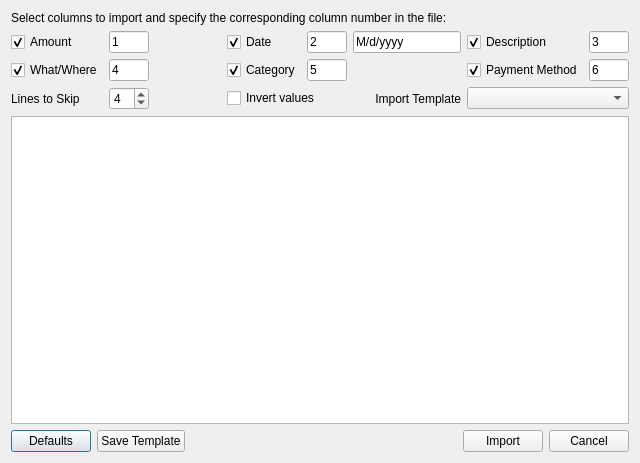
<?xml version="1.0" encoding="UTF-8"?>
<ui version="4.0">
 <class>CSVImportDialog</class>
 <widget class="QDialog" name="CSVImportDialog">
  <property name="geometry">
   <rect>
    <x>0</x>
    <y>0</y>
    <width>640</width>
    <height>463</height>
   </rect>
  </property>
  <property name="windowTitle">
   <string>CSV Import</string>
  </property>
  <layout class="QVBoxLayout" name="verticalLayout_2">
   <item>
    <widget class="QLabel" name="label">
     <property name="text">
      <string>Select columns to import and specify the corresponding column number in the file:</string>
     </property>
    </widget>
   </item>
   <item>
    <layout class="QGridLayout" name="gridLayout">
     <property name="bottomMargin">
      <number>0</number>
     </property>
     <item row="3" column="7">
      <widget class="QLabel" name="label_2">
       <property name="text">
        <string>Import Template</string>
       </property>
       <property name="alignment">
        <set>Qt::AlignRight|Qt::AlignTrailing|Qt::AlignVCenter</set>
       </property>
      </widget>
     </item>
     <item row="1" column="7">
      <spacer name="horizontalSpacer">
       <property name="orientation">
        <enum>Qt::Horizontal</enum>
       </property>
       <property name="sizeHint" stdset="0">
        <size>
         <width>40</width>
         <height>20</height>
        </size>
       </property>
      </spacer>
     </item>
     <item row="0" column="4">
      <widget class="QLineEdit" name="dateEdit">
       <property name="minimumSize">
        <size>
         <width>0</width>
         <height>0</height>
        </size>
       </property>
       <property name="maximumSize">
        <size>
         <width>40</width>
         <height>16777215</height>
        </size>
       </property>
       <property name="inputMask">
        <string>0000</string>
       </property>
       <property name="text">
        <string>2</string>
       </property>
      </widget>
     </item>
     <item row="0" column="0">
      <widget class="QCheckBox" name="amountCheck">
       <property name="text">
        <string>Amount</string>
       </property>
       <property name="checked">
        <bool>true</bool>
       </property>
      </widget>
     </item>
     <item row="0" column="1">
      <widget class="QLineEdit" name="amountEdit">
       <property name="maximumSize">
        <size>
         <width>40</width>
         <height>16777215</height>
        </size>
       </property>
       <property name="inputMask">
        <string>0000</string>
       </property>
       <property name="text">
        <string>1</string>
       </property>
      </widget>
     </item>
     <item row="0" column="2">
      <spacer name="hspacer2">
       <property name="orientation">
        <enum>Qt::Horizontal</enum>
       </property>
       <property name="sizeHint" stdset="0">
        <size>
         <width>40</width>
         <height>20</height>
        </size>
       </property>
      </spacer>
     </item>
     <item row="1" column="2">
      <spacer name="hspacer4">
       <property name="orientation">
        <enum>Qt::Horizontal</enum>
       </property>
       <property name="sizeHint" stdset="0">
        <size>
         <width>40</width>
         <height>20</height>
        </size>
       </property>
      </spacer>
     </item>
     <item row="0" column="3">
      <widget class="QCheckBox" name="dateCheck">
       <property name="text">
        <string>Date</string>
       </property>
       <property name="checked">
        <bool>true</bool>
       </property>
      </widget>
     </item>
     <item row="3" column="1">
      <widget class="QSpinBox" name="lineskipSpinBox">
       <property name="maximumSize">
        <size>
         <width>40</width>
         <height>16777215</height>
        </size>
       </property>
       <property name="toolTip">
        <string>Skip the first n lines of the file</string>
       </property>
       <property name="value">
        <number>4</number>
       </property>
      </widget>
     </item>
     <item row="0" column="9">
      <widget class="QLineEdit" name="descriptionEdit">
       <property name="maximumSize">
        <size>
         <width>40</width>
         <height>16777215</height>
        </size>
       </property>
       <property name="inputMask">
        <string>0000</string>
       </property>
       <property name="text">
        <string>3</string>
       </property>
      </widget>
     </item>
     <item row="0" column="8">
      <widget class="QCheckBox" name="descriptionCheck">
       <property name="text">
        <string>Description</string>
       </property>
       <property name="checked">
        <bool>true</bool>
       </property>
      </widget>
     </item>
     <item row="3" column="0">
      <widget class="QLabel" name="lineskipLabel">
       <property name="text">
        <string>Lines to Skip</string>
       </property>
       <property name="alignment">
        <set>Qt::AlignLeading|Qt::AlignLeft|Qt::AlignVCenter</set>
       </property>
      </widget>
     </item>
     <item row="1" column="9">
      <widget class="QLineEdit" name="paymentEdit">
       <property name="maximumSize">
        <size>
         <width>40</width>
         <height>16777215</height>
        </size>
       </property>
       <property name="inputMask">
        <string>0000</string>
       </property>
       <property name="text">
        <string>6</string>
       </property>
      </widget>
     </item>
     <item row="1" column="8">
      <widget class="QCheckBox" name="paymentCheck">
       <property name="text">
        <string>Payment Method</string>
       </property>
       <property name="checked">
        <bool>true</bool>
       </property>
      </widget>
     </item>
     <item row="1" column="3">
      <widget class="QCheckBox" name="categoryCheck">
       <property name="text">
        <string>Category</string>
       </property>
       <property name="checked">
        <bool>true</bool>
       </property>
      </widget>
     </item>
     <item row="1" column="4">
      <widget class="QLineEdit" name="categoryEdit">
       <property name="maximumSize">
        <size>
         <width>40</width>
         <height>16777215</height>
        </size>
       </property>
       <property name="inputMask">
        <string>0000</string>
       </property>
       <property name="text">
        <string>5</string>
       </property>
      </widget>
     </item>
     <item row="1" column="1">
      <widget class="QLineEdit" name="whatEdit">
       <property name="maximumSize">
        <size>
         <width>40</width>
         <height>16777215</height>
        </size>
       </property>
       <property name="inputMask">
        <string>0000</string>
       </property>
       <property name="text">
        <string>4</string>
       </property>
      </widget>
     </item>
     <item row="1" column="0">
      <widget class="QCheckBox" name="whatCheck">
       <property name="text">
        <string>What/Where</string>
       </property>
       <property name="checked">
        <bool>true</bool>
       </property>
      </widget>
     </item>
     <item row="0" column="7">
      <widget class="QLineEdit" name="dateFormatEdit">
       <property name="toolTip">
        <string>&lt;html&gt;&lt;head/&gt;&lt;body&gt;&lt;p&gt;&lt;span style=&quot; font-family:'Arial,Helvetica'; font-size:14px; color:#000000;&quot;&gt;Set the format for the date import.&lt;br/&gt;These expressions may be used for the format:&lt;/span&gt;&lt;br/&gt;&lt;/p&gt;&lt;table border=&quot;0&quot; style=&quot; margin-top:0px; margin-bottom:25px; margin-left:15px; margin-right:0px;&quot; cellspacing=&quot;2&quot; cellpadding=&quot;0&quot; bgcolor=&quot;#f6f6f6&quot;&gt;&lt;thead&gt;&lt;tr&gt;&lt;td style=&quot; padding-left:10; padding-right:10; padding-top:5; padding-bottom:5;&quot;&gt;&lt;p&gt;&lt;span style=&quot; font-family:'Arial,Helvetica'; font-size:12px; font-weight:600; color:#000000;&quot;&gt;Expression&lt;/span&gt;&lt;/p&gt;&lt;/td&gt;&lt;td style=&quot; padding-left:10; padding-right:10; padding-top:5; padding-bottom:5;&quot;&gt;&lt;p&gt;&lt;span style=&quot; font-family:'Arial,Helvetica'; font-size:12px; font-weight:600; color:#000000;&quot;&gt;Output&lt;/span&gt;&lt;/p&gt;&lt;/td&gt;&lt;/tr&gt;&lt;/thead&gt;&lt;tr&gt;&lt;td bgcolor=&quot;#f6f6f6&quot; style=&quot; vertical-align:top; padding-left:20; padding-right:15; padding-top:3; padding-bottom:3;&quot;&gt;&lt;p&gt;&lt;span style=&quot; font-family:'Arial,Helvetica'; font-size:12px; color:#66666e; background-color:#f6f6f6;&quot;&gt;d&lt;/span&gt;&lt;/p&gt;&lt;/td&gt;&lt;td bgcolor=&quot;#f6f6f6&quot; style=&quot; vertical-align:top; padding-left:20; padding-right:15; padding-top:3; padding-bottom:3;&quot;&gt;&lt;p&gt;&lt;span style=&quot; font-family:'Arial,Helvetica'; font-size:12px; color:#66666e; background-color:#f6f6f6;&quot;&gt;The day as a number without a leading zero (1 to 31)&lt;/span&gt;&lt;/p&gt;&lt;/td&gt;&lt;/tr&gt;&lt;tr&gt;&lt;td bgcolor=&quot;#ffffff&quot; style=&quot; vertical-align:top; padding-left:20; padding-right:15; padding-top:3; padding-bottom:3;&quot;&gt;&lt;p&gt;&lt;span style=&quot; font-family:'Arial,Helvetica'; font-size:12px; color:#66666e; background-color:#ffffff;&quot;&gt;dd&lt;/span&gt;&lt;/p&gt;&lt;/td&gt;&lt;td bgcolor=&quot;#ffffff&quot; style=&quot; vertical-align:top; padding-left:20; padding-right:15; padding-top:3; padding-bottom:3;&quot;&gt;&lt;p&gt;&lt;span style=&quot; font-family:'Arial,Helvetica'; font-size:12px; color:#66666e; background-color:#ffffff;&quot;&gt;The day as a number with a leading zero (01 to 31)&lt;/span&gt;&lt;/p&gt;&lt;/td&gt;&lt;/tr&gt;&lt;tr&gt;&lt;td bgcolor=&quot;#f6f6f6&quot; style=&quot; vertical-align:top; padding-left:20; padding-right:15; padding-top:3; padding-bottom:3;&quot;&gt;&lt;p&gt;&lt;span style=&quot; font-family:'Arial,Helvetica'; font-size:12px; color:#66666e; background-color:#f6f6f6;&quot;&gt;ddd&lt;/span&gt;&lt;/p&gt;&lt;/td&gt;&lt;td bgcolor=&quot;#f6f6f6&quot; style=&quot; vertical-align:top; padding-left:20; padding-right:15; padding-top:3; padding-bottom:3;&quot;&gt;&lt;p&gt;&lt;span style=&quot; font-family:'Arial,Helvetica'; font-size:12px; color:#66666e; background-color:#f6f6f6;&quot;&gt;The abbreviated localized day name (e.g. 'Mon' to 'Sun'). Uses the system locale to localize the name, i.e.&lt;/span&gt;&lt;a href=&quot;qthelp://org.qt-project.qtcore.550/qtcore/qlocale.html#system&quot;&gt;&lt;span style=&quot; font-family:'Arial,Helvetica'; font-size:12px; text-decoration: underline; color:#007330;&quot;&gt;QLocale::system&lt;/span&gt;&lt;/a&gt;&lt;span style=&quot; font-family:'Arial,Helvetica'; font-size:12px; color:#66666e;&quot;&gt;().&lt;/span&gt;&lt;/p&gt;&lt;/td&gt;&lt;/tr&gt;&lt;tr&gt;&lt;td bgcolor=&quot;#ffffff&quot; style=&quot; vertical-align:top; padding-left:20; padding-right:15; padding-top:3; padding-bottom:3;&quot;&gt;&lt;p&gt;&lt;span style=&quot; font-family:'Arial,Helvetica'; font-size:12px; color:#66666e; background-color:#ffffff;&quot;&gt;dddd&lt;/span&gt;&lt;/p&gt;&lt;/td&gt;&lt;td bgcolor=&quot;#ffffff&quot; style=&quot; vertical-align:top; padding-left:20; padding-right:15; padding-top:3; padding-bottom:3;&quot;&gt;&lt;p&gt;&lt;span style=&quot; font-family:'Arial,Helvetica'; font-size:12px; color:#66666e; background-color:#ffffff;&quot;&gt;The long localized day name (e.g. 'Monday' to 'Sunday'). Uses the system locale to localize the name, i.e.&lt;/span&gt;&lt;a href=&quot;qthelp://org.qt-project.qtcore.550/qtcore/qlocale.html#system&quot;&gt;&lt;span style=&quot; font-family:'Arial,Helvetica'; font-size:12px; text-decoration: underline; color:#007330;&quot;&gt;QLocale::system&lt;/span&gt;&lt;/a&gt;&lt;span style=&quot; font-family:'Arial,Helvetica'; font-size:12px; color:#66666e;&quot;&gt;().&lt;/span&gt;&lt;/p&gt;&lt;/td&gt;&lt;/tr&gt;&lt;tr&gt;&lt;td bgcolor=&quot;#f6f6f6&quot; style=&quot; vertical-align:top; padding-left:20; padding-right:15; padding-top:3; padding-bottom:3;&quot;&gt;&lt;p&gt;&lt;span style=&quot; font-family:'Arial,Helvetica'; font-size:12px; color:#66666e; background-color:#f6f6f6;&quot;&gt;M&lt;/span&gt;&lt;/p&gt;&lt;/td&gt;&lt;td bgcolor=&quot;#f6f6f6&quot; style=&quot; vertical-align:top; padding-left:20; padding-right:15; padding-top:3; padding-bottom:3;&quot;&gt;&lt;p&gt;&lt;span style=&quot; font-family:'Arial,Helvetica'; font-size:12px; color:#66666e; background-color:#f6f6f6;&quot;&gt;The month as a number without a leading zero (1 to 12)&lt;/span&gt;&lt;/p&gt;&lt;/td&gt;&lt;/tr&gt;&lt;tr&gt;&lt;td bgcolor=&quot;#ffffff&quot; style=&quot; vertical-align:top; padding-left:20; padding-right:15; padding-top:3; padding-bottom:3;&quot;&gt;&lt;p&gt;&lt;span style=&quot; font-family:'Arial,Helvetica'; font-size:12px; color:#66666e; background-color:#ffffff;&quot;&gt;MM&lt;/span&gt;&lt;/p&gt;&lt;/td&gt;&lt;td bgcolor=&quot;#ffffff&quot; style=&quot; vertical-align:top; padding-left:20; padding-right:15; padding-top:3; padding-bottom:3;&quot;&gt;&lt;p&gt;&lt;span style=&quot; font-family:'Arial,Helvetica'; font-size:12px; color:#66666e; background-color:#ffffff;&quot;&gt;The month as a number with a leading zero (01 to 12)&lt;/span&gt;&lt;/p&gt;&lt;/td&gt;&lt;/tr&gt;&lt;tr&gt;&lt;td bgcolor=&quot;#f6f6f6&quot; style=&quot; vertical-align:top; padding-left:20; padding-right:15; padding-top:3; padding-bottom:3;&quot;&gt;&lt;p&gt;&lt;span style=&quot; font-family:'Arial,Helvetica'; font-size:12px; color:#66666e; background-color:#f6f6f6;&quot;&gt;MMM&lt;/span&gt;&lt;/p&gt;&lt;/td&gt;&lt;td bgcolor=&quot;#f6f6f6&quot; style=&quot; vertical-align:top; padding-left:20; padding-right:15; padding-top:3; padding-bottom:3;&quot;&gt;&lt;p&gt;&lt;span style=&quot; font-family:'Arial,Helvetica'; font-size:12px; color:#66666e; background-color:#f6f6f6;&quot;&gt;The abbreviated localized month name (e.g. 'Jan' to 'Dec'). Uses the system locale to localize the name, i.e.&lt;/span&gt;&lt;a href=&quot;qthelp://org.qt-project.qtcore.550/qtcore/qlocale.html#system&quot;&gt;&lt;span style=&quot; font-family:'Arial,Helvetica'; font-size:12px; text-decoration: underline; color:#007330;&quot;&gt;QLocale::system&lt;/span&gt;&lt;/a&gt;&lt;span style=&quot; font-family:'Arial,Helvetica'; font-size:12px; color:#66666e;&quot;&gt;().&lt;/span&gt;&lt;/p&gt;&lt;/td&gt;&lt;/tr&gt;&lt;tr&gt;&lt;td bgcolor=&quot;#ffffff&quot; style=&quot; vertical-align:top; padding-left:20; padding-right:15; padding-top:3; padding-bottom:3;&quot;&gt;&lt;p&gt;&lt;span style=&quot; font-family:'Arial,Helvetica'; font-size:12px; color:#66666e; background-color:#ffffff;&quot;&gt;MMMM&lt;/span&gt;&lt;/p&gt;&lt;/td&gt;&lt;td bgcolor=&quot;#ffffff&quot; style=&quot; vertical-align:top; padding-left:20; padding-right:15; padding-top:3; padding-bottom:3;&quot;&gt;&lt;p&gt;&lt;span style=&quot; font-family:'Arial,Helvetica'; font-size:12px; color:#66666e; background-color:#ffffff;&quot;&gt;The long localized month name (e.g. 'January' to 'December'). Uses the system locale to localize the name, i.e.&lt;/span&gt;&lt;a href=&quot;qthelp://org.qt-project.qtcore.550/qtcore/qlocale.html#system&quot;&gt;&lt;span style=&quot; font-family:'Arial,Helvetica'; font-size:12px; text-decoration: underline; color:#007330;&quot;&gt;QLocale::system&lt;/span&gt;&lt;/a&gt;&lt;span style=&quot; font-family:'Arial,Helvetica'; font-size:12px; color:#66666e;&quot;&gt;().&lt;/span&gt;&lt;/p&gt;&lt;/td&gt;&lt;/tr&gt;&lt;tr&gt;&lt;td bgcolor=&quot;#f6f6f6&quot; style=&quot; vertical-align:top; padding-left:20; padding-right:15; padding-top:3; padding-bottom:3;&quot;&gt;&lt;p&gt;&lt;span style=&quot; font-family:'Arial,Helvetica'; font-size:12px; color:#66666e; background-color:#f6f6f6;&quot;&gt;yy&lt;/span&gt;&lt;/p&gt;&lt;/td&gt;&lt;td bgcolor=&quot;#f6f6f6&quot; style=&quot; vertical-align:top; padding-left:20; padding-right:15; padding-top:3; padding-bottom:3;&quot;&gt;&lt;p&gt;&lt;span style=&quot; font-family:'Arial,Helvetica'; font-size:12px; color:#66666e; background-color:#f6f6f6;&quot;&gt;The year as two digit number (00 to 99)&lt;/span&gt;&lt;/p&gt;&lt;/td&gt;&lt;/tr&gt;&lt;tr&gt;&lt;td bgcolor=&quot;#ffffff&quot; style=&quot; vertical-align:top; padding-left:20; padding-right:15; padding-top:3; padding-bottom:3;&quot;&gt;&lt;p&gt;&lt;span style=&quot; font-family:'Arial,Helvetica'; font-size:12px; color:#66666e; background-color:#ffffff;&quot;&gt;yyyy&lt;/span&gt;&lt;/p&gt;&lt;/td&gt;&lt;td bgcolor=&quot;#ffffff&quot; style=&quot; vertical-align:top; padding-left:20; padding-right:15; padding-top:3; padding-bottom:3;&quot;&gt;&lt;p&gt;&lt;span style=&quot; font-family:'Arial,Helvetica'; font-size:12px; color:#66666e; background-color:#ffffff;&quot;&gt;The year as four digit number. If the year is negative, a minus sign is prepended in addition.&lt;/span&gt;&lt;/p&gt;&lt;/td&gt;&lt;/tr&gt;&lt;/table&gt;&lt;/body&gt;&lt;/html&gt;</string>
       </property>
       <property name="text">
        <string>M/d/yyyy</string>
       </property>
       <property name="echoMode">
        <enum>QLineEdit::Normal</enum>
       </property>
      </widget>
     </item>
     <item row="3" column="8" colspan="2">
      <widget class="QComboBox" name="comboBox">
       <property name="editable">
        <bool>false</bool>
       </property>
      </widget>
     </item>
     <item row="3" column="3" colspan="2">
      <widget class="QCheckBox" name="invertCheck">
       <property name="text">
        <string>Invert values</string>
       </property>
      </widget>
     </item>
    </layout>
   </item>
   <item>
    <widget class="QTextEdit" name="csvTextEdit">
     <property name="lineWrapMode">
      <enum>QTextEdit::NoWrap</enum>
     </property>
     <property name="readOnly">
      <bool>true</bool>
     </property>
    </widget>
   </item>
   <item>
    <layout class="QVBoxLayout" name="verticalLayout">
     <item>
      <layout class="QHBoxLayout" name="horizontalLayout">
       <item>
        <widget class="QPushButton" name="defaultsButton">
         <property name="text">
          <string>Defaults</string>
         </property>
        </widget>
       </item>
       <item>
        <widget class="QPushButton" name="pushButton">
         <property name="text">
          <string>Save Template</string>
         </property>
        </widget>
       </item>
       <item>
        <spacer name="hspacer1">
         <property name="orientation">
          <enum>Qt::Horizontal</enum>
         </property>
         <property name="sizeHint" stdset="0">
          <size>
           <width>40</width>
           <height>20</height>
          </size>
         </property>
        </spacer>
       </item>
       <item>
        <widget class="QPushButton" name="importButton">
         <property name="text">
          <string>Import</string>
         </property>
        </widget>
       </item>
       <item>
        <widget class="QPushButton" name="cancelButton">
         <property name="text">
          <string>Cancel</string>
         </property>
        </widget>
       </item>
      </layout>
     </item>
    </layout>
   </item>
  </layout>
 </widget>
 <tabstops>
  <tabstop>amountCheck</tabstop>
  <tabstop>amountEdit</tabstop>
  <tabstop>dateCheck</tabstop>
  <tabstop>dateEdit</tabstop>
  <tabstop>dateFormatEdit</tabstop>
  <tabstop>descriptionCheck</tabstop>
  <tabstop>descriptionEdit</tabstop>
  <tabstop>whatCheck</tabstop>
  <tabstop>whatEdit</tabstop>
  <tabstop>categoryCheck</tabstop>
  <tabstop>categoryEdit</tabstop>
  <tabstop>paymentCheck</tabstop>
  <tabstop>paymentEdit</tabstop>
  <tabstop>lineskipSpinBox</tabstop>
  <tabstop>csvTextEdit</tabstop>
  <tabstop>cancelButton</tabstop>
  <tabstop>importButton</tabstop>
 </tabstops>
 <resources/>
 <connections/>
</ui>
